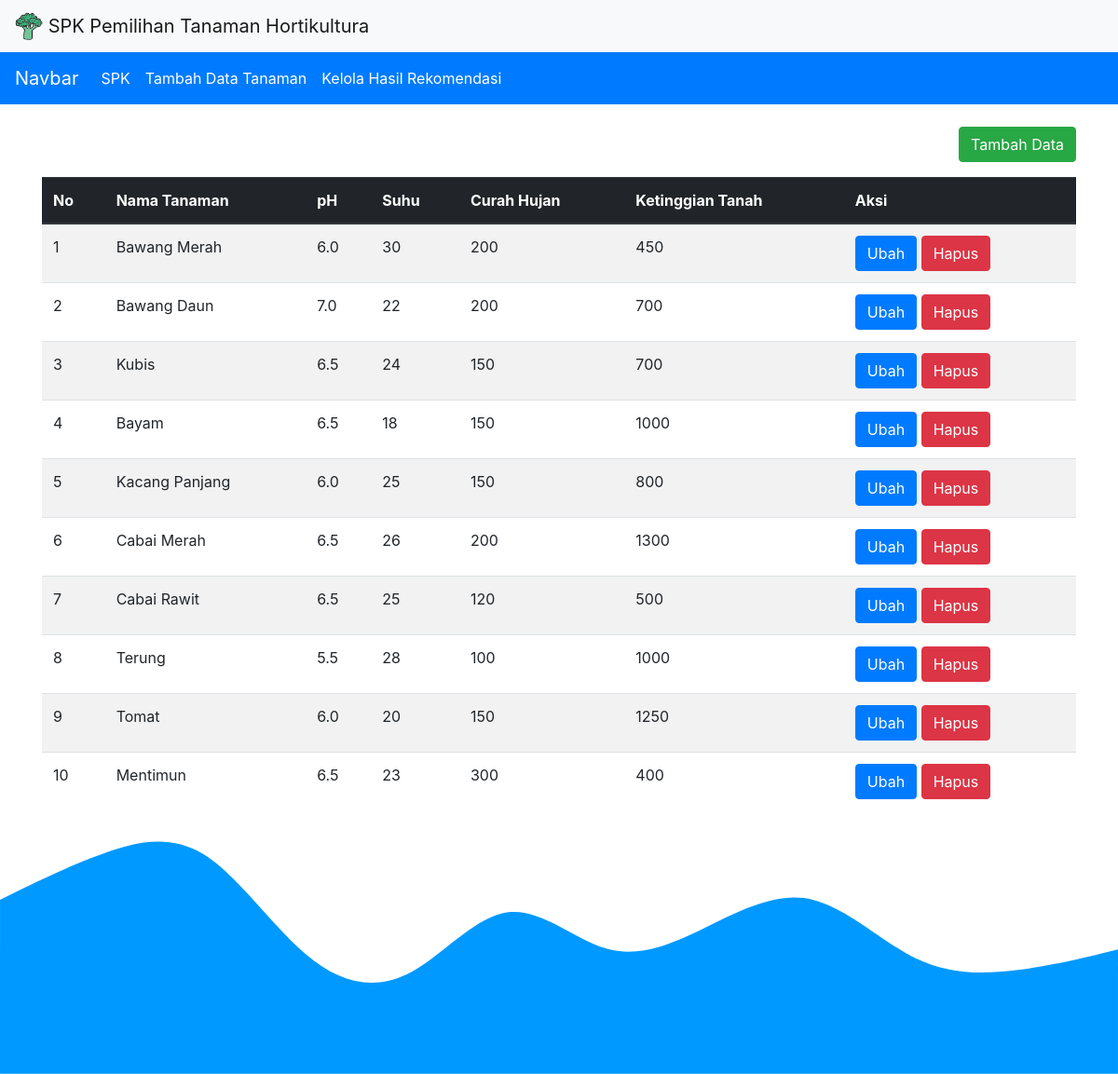
Screenshot of /kelola_data/tambah_data with the database file from the repository.
### app/models/tanaman.py (models this page shows)
class Tanaman(db.Model):
    id                  = db.Column(db.Integer, unique=True, primary_key=True)
    nama_tanaman        = db.Column(db.String(50))
    ph                  = db.Column(db.Float)
    suhu                = db.Column(db.Integer)
    curah_hujan         = db.Column(db.Integer)
    ketinggian_tanah    = db.Column(db.Integer)

### app/controllers/kelola_data.py (the view, shortened to what this page needs)
    @app.route('/kelola_data/tambah_data', methods=['GET', 'POST'])
    def tambah_data():
        daftar_tanaman = Tanaman.query.all()
        print(daftar_tanaman)
        return render_template('tambah_data.html', data=enumerate(daftar_tanaman,1))

### app/templates/tambah_data.html (shortened to what this page needs)
{% extends "layout/main_layout.html" %}
{% block content %}
<div class="container">
    <div class="row mt-4">
        <div class="col-sm-12">
            <button type="button" class="btn btn-success float-right" data-toggle="modal" data-target="#exampleModalCenter">
                Tambah Data
            </button>
        </div>
        <div class="col-sm-12 mt-3">
            <table class="table table-striped">
                <thead class="thead-dark">
                    <tr>
                        <th>No</th>
                        <th>Nama Tanaman</th>
                        <th>pH</th>
                        <th>Suhu</th>
                        <th>Curah Hujan</th>
                        <th>Ketinggian Tanah</th>
                        <th>Aksi</th>
                    </tr>
                </thead>
                <tbody>
                    {% for no, tanaman in data %}
                        <tr>
                            <td>{{ no }}</td>
                            <td>{{ tanaman.nama_tanaman }}</td>
                            <td>{{ tanaman.ph }}</td>
                            <td>{{ tanaman.suhu }}</td>
                            <td>{{ tanaman.curah_hujan }}</td>
                            <td>{{ tanaman.ketinggian_tanah }}</td>
                            <td>
                                <a href="/kelola_data/ubah_data/{{ tanaman.id }}" class="btn btn-primary">Ubah</a>
                                <a href="/kelola_data/hapus_data/{{ tanaman.id }}" class="btn btn-danger">Hapus</a>
                            </td>
                        </tr>
                    {% endfor %}
                </tbody>
            </table>
        </div>
    </div>
</div>
{% endblock %}

### rows the page displays
Tanaman: id "1", nama_tanaman "Bawang Merah", ph "6.0", suhu "30", curah_hujan "200", ketinggian_tanah "450"
Tanaman: id "2", nama_tanaman "Bawang Daun", ph "7.0", suhu "22", curah_hujan "200", ketinggian_tanah "700"
Tanaman: id "3", nama_tanaman "Kubis", ph "6.5", suhu "24", curah_hujan "150", ketinggian_tanah "700"
Tanaman: id "4", nama_tanaman "Bayam", ph "6.5", suhu "18", curah_hujan "150", ketinggian_tanah "1000"
Tanaman: id "5", nama_tanaman "Kacang Panjang", ph "6.0", suhu "25", curah_hujan "150", ketinggian_tanah "800"
Tanaman: id "6", nama_tanaman "Cabai Merah", ph "6.5", suhu "26", curah_hujan "200", ketinggian_tanah "1300"
Tanaman: id "7", nama_tanaman "Cabai Rawit", ph "6.5", suhu "25", curah_hujan "120", ketinggian_tanah "500"
Tanaman: id "8", nama_tanaman "Terung", ph "5.5", suhu "28", curah_hujan "100", ketinggian_tanah "1000"
Tanaman: id "9", nama_tanaman "Tomat", ph "6.0", suhu "20", curah_hujan "150", ketinggian_tanah "1250"
Tanaman: id "10", nama_tanaman "Mentimun", ph "6.5", suhu "23", curah_hujan "300", ketinggian_tanah "400"
